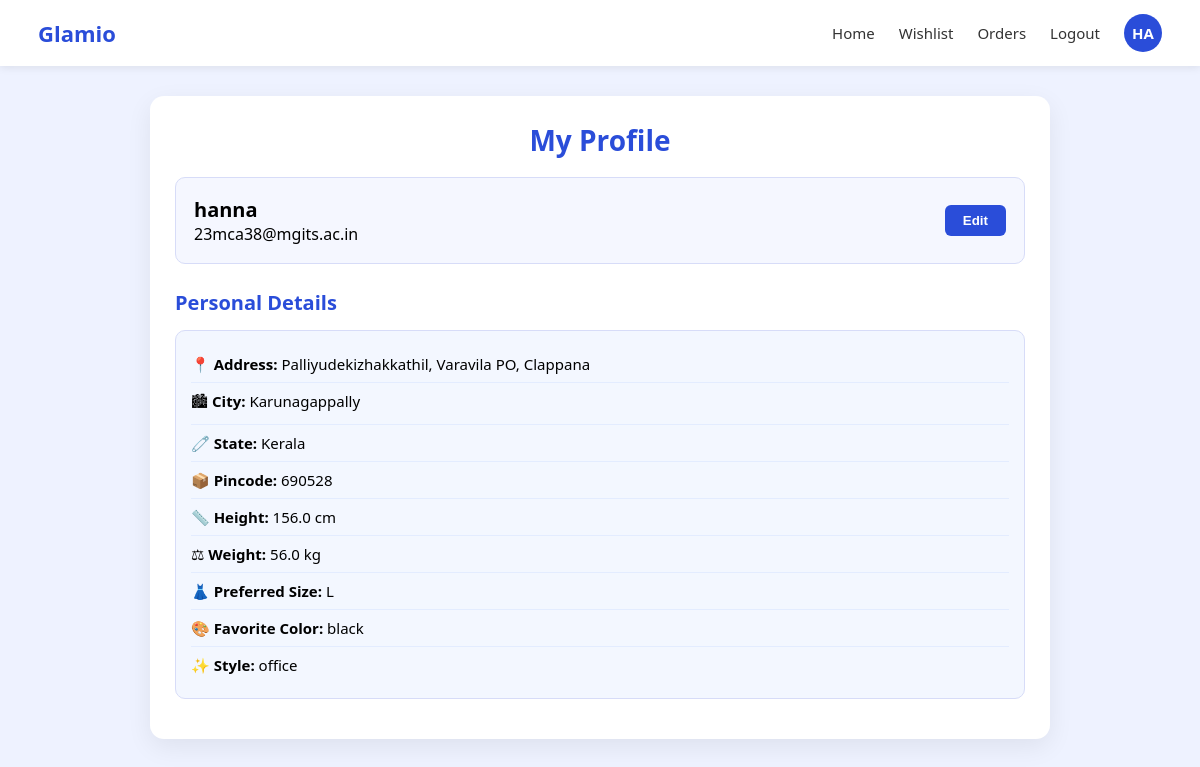
Page /profileshow/ (signed in) on the committed database.
### user_app/models.py (models this page shows)
class CustomUserModel(AbstractUser):
    full_name = models.CharField(max_length=100)
    mobile_no = models.CharField(max_length=15,unique=True)

class UserProfileModel(models.Model):
    user = models.OneToOneField(CustomUserModel,on_delete=models.CASCADE)
    address = models.TextField(blank=True,null=True)
    city = models.CharField(max_length=100,blank=True,null=True)
    state = models.CharField(max_length=100,blank=True,null=True)
    pincode = models.CharField(max_length=100,blank=True,null=True)
    height = models.FloatField(blank=True,null=True) #in cm
    weight = models.FloatField(blank=True,null=True)  #in kg
    body_shape = models.CharField(max_length=100,blank=True,null=True,
                                   choices=[('hourglass','Hourglass'),
                                           ('pear','Pear Shape'),
                                            ('apple','Apple Shape'),
                                            ('rectangle','Rectangle'),
                                            ('inverter_triangle',"Inverted Triangle"),
                                            ('diamond','Diamond Shape'),
                                            ('oval','Oval/Round')
                                            ])
    preferred_size = models.CharField(max_length=15,blank=True,null=True,
                                      choices=[
                                         ("XS","XS"), ("S","S"), ("M","M"),
                                         ("L","L"), ("XL","XL"), ("XXL","XXL"),
                                         ('3XL','3XL'),('4XL','4XL'),
                                         ])
    style_preference = models.CharField(max_length=100,blank=True,null=True,
                                        choices=[
                                         ("casual", "Casual"),
                                         ("office", "Office Wear"),
                                         ("party", "Party Wear"),
                                         ("ethnic", "Ethnic Wear"),
                                         ("sports", "Sportswear"),
                                        ])
    favorite_color = models.CharField(max_length=50, blank=True, null=True)

### user_app/views.py (the view)
# urls.py: path('profileshow/',ProfileShowView.as_view(),name="profile_show"),
class ProfileShowView(DetailView):
    model = UserProfileModel
    template_name = "profile_show.html"
    context_object_name = "profile"
    def get_object(self):
        return UserProfileModel.objects.get(user =self.request.user)

### user_app/templates/profile_show.html (shortened to what this page needs)
{% load static %}
<!doctype html>
<html lang="en">
<head>
</head>
<body>
<div class="navbar">
  <div class="logo">Glamio</div>
  <div class="nav-links">
    <a href="{% url 'home' %}">Home</a>
    <a href="">Wishlist</a>
    <a href="">Orders</a>
    <a href="{% url 'logout' %}">Logout</a>
    <div class="profile-circle">
      {{ user.full_name|slice:":2"|upper }}
    </div>
  </div>
</div>
<div class="profile-container">
  <div class="heading">My Profile</div>
  <div class="summary-box">
      <div>
        <div class="username">{{ user.full_name }} </div>
        <div>{{ user.email }}</div>
      </div>
      <a href="{% url 'profile_edit' %}">
        <button class="edit-btn">Edit</button>
      </a>
  </div>
  <div class="section">
    <div class="section-title">Personal Details</div>
    <div class="detail-box">
        <div class="detail-row">📍 <strong>Address:</strong> {{ profile.address }}</div>
        <div class="detail-row">🏙 <strong>City:</strong> {{ profile.city }}</div>
        <div class="detail-row">🧷 <strong>State:</strong> {{ profile.state }}</div>
        <div class="detail-row">📦 <strong>Pincode:</strong> {{ profile.pincode }}</div>
        <div class="detail-row">📏 <strong>Height:</strong> {{ profile.height }} cm</div>
        <div class="detail-row">⚖ <strong>Weight:</strong> {{ profile.weight }} kg</div>
        <div class="detail-row">👗 <strong>Preferred Size:</strong> {{ profile.preferred_size }}</div>
        <div class="detail-row">🎨 <strong>Favorite Color:</strong> {{ profile.favorite_color }}</div>
        <div class="detail-row">✨ <strong>Style:</strong> {{ profile.style_preference }}</div>
    </div>
  </div>
</div>
</body>
</html>

### user_app/templates/profile_show.html (style rules this page uses)
:root { --primary:#2a4dd9; --light:#f5f7ff; --border:#d7dcf8; --text:#1f1f1f; }
body { margin:0; font-family:'Segoe UI',sans-serif; background:#eef2ff; }
.navbar { display:flex; justify-content:space-between; align-items:center; padding:14px 38px; background:white; box-shadow:0 2px 8px rgba(0,0,0,0.08); position:sticky; top:0; z-index:10; }
.logo { font-weight:bold; font-size:22px; color:var(--primary); }
.nav-links { display:flex; gap:24px; font-size:15px; align-items:center; }
.nav-links a { text-decoration:none; color:#333; font-weight:500; }
.profile-circle { width:38px; height:38px; border-radius:50%; background:var(--primary); color:white; display:flex; justify-content:center; align-items:center; font-weight:bold; cursor:pointer; }
.profile-container { width:90%; max-width:850px; margin:30px auto; background:white; padding:25px; border-radius:14px; box-shadow:0px 8px 26px rgba(0,0,0,0.07); }
.heading { text-align:center; font-size:28px; font-weight:700; color:var(--primary); margin-bottom:18px; }
.summary-box { display:flex; justify-content:space-between; align-items:center; background:var(--light); padding:18px; border-radius:10px; border:1px solid var(--border); margin-bottom:25px; }
.username { font-size:20px; font-weight:600; }
.edit-btn { padding:8px 18px; border:none; background:var(--primary); color:white; cursor:pointer; border-radius:6px; font-weight:bold; }
.section { margin-top:25px; }
.section-title { font-size:20px; font-weight:bold; color:var(--primary); margin-bottom:14px; }
.detail-box { background:#f3f7ff; padding:15px; border-radius:10px; border:1px solid var(--border); margin-bottom:15px; }
.detail-row { padding:8px 0; font-size:15px; border-bottom:1px solid #e3ecff; }
.detail-row:last-child { border-bottom:0; }

### rows in the picture
CustomUserModel: full_name "HA", full_name "hanna", email "23mca38@mgits.ac.in"
UserProfileModel: address "Palliyudekizhakkathil, Varavila PO, Clappana", city "Karunagappally", state "Kerala", pincode "690528", height "156.0", weight "56.0", preferred_size "L", favorite_color "black", style_preference "office"
